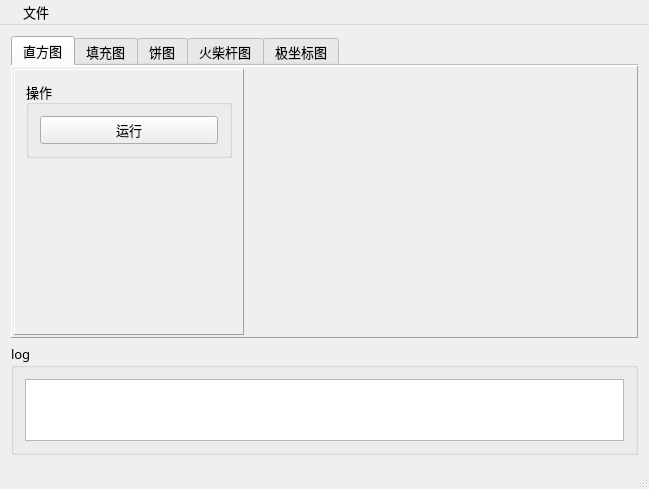
<?xml version="1.0" encoding="UTF-8"?>
<ui version="4.0">
 <class>MainWindow</class>
 <widget class="QMainWindow" name="MainWindow">
  <property name="geometry">
   <rect>
    <x>0</x>
    <y>0</y>
    <width>649</width>
    <height>489</height>
   </rect>
  </property>
  <property name="font">
   <font>
    <family>宋体</family>
    <pointsize>10</pointsize>
   </font>
  </property>
  <property name="windowTitle">
   <string>QChart绘图详细功能</string>
  </property>
  <property name="styleSheet">
   <string notr="true"/>
  </property>
  <widget class="QWidget" name="centralWidget">
   <layout class="QVBoxLayout" name="verticalLayout_16">
    <item>
     <widget class="QTabWidget" name="tabWidget">
      <property name="currentIndex">
       <number>0</number>
      </property>
      <property name="documentMode">
       <bool>true</bool>
      </property>
      <widget class="QWidget" name="tab">
       <attribute name="title">
        <string>直方图</string>
       </attribute>
       <layout class="QVBoxLayout" name="verticalLayout_11">
        <property name="leftMargin">
         <number>0</number>
        </property>
        <property name="topMargin">
         <number>0</number>
        </property>
        <property name="rightMargin">
         <number>0</number>
        </property>
        <property name="bottomMargin">
         <number>0</number>
        </property>
        <item>
         <widget class="QFrame" name="frame_2">
          <property name="frameShape">
           <enum>QFrame::Panel</enum>
          </property>
          <property name="frameShadow">
           <enum>QFrame::Raised</enum>
          </property>
          <layout class="QHBoxLayout" name="horizontalLayout">
           <property name="leftMargin">
            <number>2</number>
           </property>
           <property name="topMargin">
            <number>2</number>
           </property>
           <property name="rightMargin">
            <number>2</number>
           </property>
           <property name="bottomMargin">
            <number>2</number>
           </property>
           <item>
            <widget class="QFrame" name="frame">
             <property name="maximumSize">
              <size>
               <width>230</width>
               <height>16777215</height>
              </size>
             </property>
             <property name="frameShape">
              <enum>QFrame::Panel</enum>
             </property>
             <property name="frameShadow">
              <enum>QFrame::Raised</enum>
             </property>
             <layout class="QVBoxLayout" name="verticalLayout_2">
              <item>
               <widget class="QGroupBox" name="groupBox_2">
                <property name="title">
                 <string>操作</string>
                </property>
                <layout class="QGridLayout" name="gridLayout">
                 <property name="verticalSpacing">
                  <number>10</number>
                 </property>
                 <item row="5" column="0">
                  <widget class="QPushButton" name="btn">
                   <property name="text">
                    <string>运行</string>
                   </property>
                  </widget>
                 </item>
                </layout>
               </widget>
              </item>
              <item>
               <spacer name="verticalSpacer">
                <property name="orientation">
                 <enum>Qt::Vertical</enum>
                </property>
                <property name="sizeHint" stdset="0">
                 <size>
                  <width>20</width>
                  <height>40</height>
                 </size>
                </property>
               </spacer>
              </item>
             </layout>
            </widget>
           </item>
           <item>
            <widget class="QmyFigureCanvas" name="widgetHist" native="true"/>
           </item>
          </layout>
         </widget>
        </item>
       </layout>
      </widget>
      <widget class="QWidget" name="tab_2">
       <attribute name="title">
        <string>填充图</string>
       </attribute>
       <layout class="QVBoxLayout" name="verticalLayout_3">
        <property name="leftMargin">
         <number>0</number>
        </property>
        <property name="topMargin">
         <number>0</number>
        </property>
        <property name="rightMargin">
         <number>0</number>
        </property>
        <property name="bottomMargin">
         <number>0</number>
        </property>
        <item>
         <widget class="QFrame" name="frame_3">
          <property name="frameShape">
           <enum>QFrame::Panel</enum>
          </property>
          <property name="frameShadow">
           <enum>QFrame::Raised</enum>
          </property>
          <layout class="QHBoxLayout" name="horizontalLayout_2">
           <property name="leftMargin">
            <number>2</number>
           </property>
           <property name="topMargin">
            <number>2</number>
           </property>
           <property name="rightMargin">
            <number>2</number>
           </property>
           <property name="bottomMargin">
            <number>2</number>
           </property>
           <item>
            <widget class="QFrame" name="frame_10">
             <property name="maximumSize">
              <size>
               <width>220</width>
               <height>16777215</height>
              </size>
             </property>
             <property name="frameShape">
              <enum>QFrame::Panel</enum>
             </property>
             <property name="frameShadow">
              <enum>QFrame::Raised</enum>
             </property>
             <layout class="QVBoxLayout" name="verticalLayout_14">
              <item>
               <widget class="QGroupBox" name="groupBox_6">
                <property name="title">
                 <string>图表操作</string>
                </property>
                <layout class="QVBoxLayout" name="verticalLayout_13">
                 <property name="spacing">
                  <number>12</number>
                 </property>
                 <item>
                  <widget class="QRadioButton" name="radioFill_Both">
                   <property name="text">
                    <string>曲线与0之间填充</string>
                   </property>
                   <property name="checked">
                    <bool>true</bool>
                   </property>
                  </widget>
                 </item>
                 <item>
                  <widget class="QRadioButton" name="radioFill_Up">
                   <property name="text">
                    <string>填充y&gt;=0的部分</string>
                   </property>
                  </widget>
                 </item>
                 <item>
                  <widget class="QRadioButton" name="radioFill_Down">
                   <property name="text">
                    <string>填充y&lt;=0的部分</string>
                   </property>
                  </widget>
                 </item>
                 <item>
                  <widget class="QPushButton" name="btnFill_tightLayout">
                   <property name="text">
                    <string>紧凑布局</string>
                   </property>
                   <property name="icon">
                    <iconset resource="res.qrc">
                     <normaloff>:/icons/images/39.ico</normaloff>:/icons/images/39.ico</iconset>
                   </property>
                  </widget>
                 </item>
                 <item>
                  <widget class="QCheckBox" name="chkBoxFill_gridLine">
                   <property name="text">
                    <string>显示网格线</string>
                   </property>
                  </widget>
                 </item>
                </layout>
               </widget>
              </item>
              <item>
               <spacer name="verticalSpacer_5">
                <property name="orientation">
                 <enum>Qt::Vertical</enum>
                </property>
                <property name="sizeHint" stdset="0">
                 <size>
                  <width>20</width>
                  <height>40</height>
                 </size>
                </property>
               </spacer>
              </item>
             </layout>
            </widget>
           </item>
           <item>
            <widget class="QmyFigureCanvas" name="widgetHist_2" native="true"/>
           </item>
          </layout>
         </widget>
        </item>
       </layout>
      </widget>
      <widget class="QWidget" name="tab_3">
       <attribute name="title">
        <string>饼图</string>
       </attribute>
       <layout class="QVBoxLayout" name="verticalLayout_8">
        <property name="leftMargin">
         <number>0</number>
        </property>
        <property name="topMargin">
         <number>0</number>
        </property>
        <property name="rightMargin">
         <number>0</number>
        </property>
        <property name="bottomMargin">
         <number>0</number>
        </property>
        <item>
         <widget class="QFrame" name="frame_4">
          <property name="frameShape">
           <enum>QFrame::Panel</enum>
          </property>
          <property name="frameShadow">
           <enum>QFrame::Raised</enum>
          </property>
          <layout class="QHBoxLayout" name="horizontalLayout_7">
           <property name="leftMargin">
            <number>2</number>
           </property>
           <property name="topMargin">
            <number>2</number>
           </property>
           <property name="rightMargin">
            <number>2</number>
           </property>
           <property name="bottomMargin">
            <number>2</number>
           </property>
           <item>
            <widget class="QFrame" name="frame_7">
             <property name="maximumSize">
              <size>
               <width>220</width>
               <height>16777215</height>
              </size>
             </property>
             <property name="frameShape">
              <enum>QFrame::Panel</enum>
             </property>
             <property name="frameShadow">
              <enum>QFrame::Raised</enum>
             </property>
             <layout class="QVBoxLayout" name="verticalLayout_5">
              <item>
               <widget class="QGroupBox" name="groupBox_4">
                <property name="title">
                 <string>图表操作</string>
                </property>
                <layout class="QGridLayout" name="gridLayout_3">
                 <property name="verticalSpacing">
                  <number>12</number>
                 </property>
                 <item row="4" column="1">
                  <widget class="QPushButton" name="btnPie_tightLayout">
                   <property name="text">
                    <string>紧凑布局</string>
                   </property>
                   <property name="icon">
                    <iconset resource="res.qrc">
                     <normaloff>:/icons/images/39.ico</normaloff>:/icons/images/39.ico</iconset>
                   </property>
                  </widget>
                 </item>
                 <item row="0" column="0">
                  <widget class="QLabel" name="label_4">
                   <property name="text">
                    <string>空心圆大小</string>
                   </property>
                  </widget>
                 </item>
                 <item row="2" column="1">
                  <widget class="QCheckBox" name="chkBoxPie_Legend">
                   <property name="text">
                    <string>显示图例</string>
                   </property>
                   <property name="checked">
                    <bool>true</bool>
                   </property>
                  </widget>
                 </item>
                 <item row="4" column="0">
                  <widget class="QPushButton" name="btnPie_redraw">
                   <property name="text">
                    <string>重画饼图</string>
                   </property>
                   <property name="icon">
                    <iconset resource="res.qrc">
                     <normaloff>:/icons/images/828.bmp</normaloff>:/icons/images/828.bmp</iconset>
                   </property>
                  </widget>
                 </item>
                 <item row="0" column="1">
                  <widget class="QDoubleSpinBox" name="spinPie_HoleSize">
                   <property name="maximum">
                    <double>0.900000000000000</double>
                   </property>
                   <property name="singleStep">
                    <double>0.100000000000000</double>
                   </property>
                   <property name="value">
                    <double>0.100000000000000</double>
                   </property>
                  </widget>
                 </item>
                 <item row="1" column="0">
                  <widget class="QLabel" name="label_5">
                   <property name="text">
                    <string>突出显示的块</string>
                   </property>
                  </widget>
                 </item>
                 <item row="1" column="1">
                  <widget class="QComboBox" name="comboPie_explode">
                   <item>
                    <property name="text">
                     <string>Monday</string>
                    </property>
                   </item>
                   <item>
                    <property name="text">
                     <string>Tuesday</string>
                    </property>
                   </item>
                   <item>
                    <property name="text">
                     <string>Wednesday</string>
                    </property>
                   </item>
                   <item>
                    <property name="text">
                     <string>Thursday</string>
                    </property>
                   </item>
                   <item>
                    <property name="text">
                     <string>Friday</string>
                    </property>
                   </item>
                   <item>
                    <property name="text">
                     <string>Saturday</string>
                    </property>
                   </item>
                   <item>
                    <property name="text">
                     <string>Sunday</string>
                    </property>
                   </item>
                   <item>
                    <property name="text">
                     <string>None</string>
                    </property>
                   </item>
                  </widget>
                 </item>
                </layout>
               </widget>
              </item>
              <item>
               <spacer name="verticalSpacer_3">
                <property name="orientation">
                 <enum>Qt::Vertical</enum>
                </property>
                <property name="sizeHint" stdset="0">
                 <size>
                  <width>20</width>
                  <height>40</height>
                 </size>
                </property>
               </spacer>
              </item>
             </layout>
            </widget>
           </item>
           <item>
            <widget class="QmyFigureCanvas" name="widgetPie" native="true"/>
           </item>
          </layout>
         </widget>
        </item>
       </layout>
      </widget>
      <widget class="QWidget" name="tab_4">
       <attribute name="title">
        <string>火柴杆图</string>
       </attribute>
       <layout class="QVBoxLayout" name="verticalLayout_7">
        <property name="leftMargin">
         <number>0</number>
        </property>
        <property name="topMargin">
         <number>0</number>
        </property>
        <property name="rightMargin">
         <number>0</number>
        </property>
        <property name="bottomMargin">
         <number>0</number>
        </property>
        <item>
         <widget class="QFrame" name="frame_5">
          <property name="frameShape">
           <enum>QFrame::Panel</enum>
          </property>
          <property name="frameShadow">
           <enum>QFrame::Raised</enum>
          </property>
          <layout class="QHBoxLayout" name="horizontalLayout_5">
           <property name="leftMargin">
            <number>2</number>
           </property>
           <property name="topMargin">
            <number>2</number>
           </property>
           <property name="rightMargin">
            <number>2</number>
           </property>
           <property name="bottomMargin">
            <number>2</number>
           </property>
           <item>
            <widget class="QFrame" name="frame_6">
             <property name="maximumSize">
              <size>
               <width>230</width>
               <height>16777215</height>
              </size>
             </property>
             <property name="frameShape">
              <enum>QFrame::Panel</enum>
             </property>
             <property name="frameShadow">
              <enum>QFrame::Raised</enum>
             </property>
             <layout class="QVBoxLayout" name="verticalLayout_6">
              <item>
               <widget class="QGroupBox" name="groupBox_3">
                <property name="title">
                 <string>图表操作</string>
                </property>
                <layout class="QVBoxLayout" name="verticalLayout_4">
                 <property name="spacing">
                  <number>10</number>
                 </property>
                 <item>
                  <layout class="QHBoxLayout" name="horizontalLayout_4">
                   <item>
                    <widget class="QLabel" name="label_3">
                     <property name="text">
                      <string>采样点数</string>
                     </property>
                    </widget>
                   </item>
                   <item>
                    <widget class="QSpinBox" name="spinStem_PointCount">
                     <property name="minimum">
                      <number>1</number>
                     </property>
                     <property name="maximum">
                      <number>900000</number>
                     </property>
                     <property name="value">
                      <number>20</number>
                     </property>
                    </widget>
                   </item>
                  </layout>
                 </item>
                 <item>
                  <widget class="QCheckBox" name="chkBoxStem_Analog">
                   <property name="text">
                    <string>显示连续信号</string>
                   </property>
                   <property name="checked">
                    <bool>true</bool>
                   </property>
                  </widget>
                 </item>
                 <item>
                  <widget class="QCheckBox" name="chkBoxStem_Holder">
                   <property name="text">
                    <string>显示采样保持信号</string>
                   </property>
                   <property name="checked">
                    <bool>true</bool>
                   </property>
                  </widget>
                 </item>
                 <item>
                  <widget class="QCheckBox" name="chkBoxStem_Legend">
                   <property name="text">
                    <string>显示图例</string>
                   </property>
                   <property name="checked">
                    <bool>true</bool>
                   </property>
                  </widget>
                 </item>
                 <item>
                  <layout class="QHBoxLayout" name="horizontalLayout_6">
                   <item>
                    <widget class="QPushButton" name="btnStem_redraw">
                     <property name="text">
                      <string>重画曲线</string>
                     </property>
                     <property name="icon">
                      <iconset resource="res.qrc">
                       <normaloff>:/icons/images/828.bmp</normaloff>:/icons/images/828.bmp</iconset>
                     </property>
                    </widget>
                   </item>
                   <item>
                    <widget class="QPushButton" name="btnStem_tightLayout">
                     <property name="text">
                      <string>紧凑布局</string>
                     </property>
                     <property name="icon">
                      <iconset resource="res.qrc">
                       <normaloff>:/icons/images/39.ico</normaloff>:/icons/images/39.ico</iconset>
                     </property>
                    </widget>
                   </item>
                  </layout>
                 </item>
                </layout>
               </widget>
              </item>
              <item>
               <spacer name="verticalSpacer_2">
                <property name="orientation">
                 <enum>Qt::Vertical</enum>
                </property>
                <property name="sizeHint" stdset="0">
                 <size>
                  <width>20</width>
                  <height>40</height>
                 </size>
                </property>
               </spacer>
              </item>
             </layout>
            </widget>
           </item>
           <item>
            <widget class="QmyFigureCanvas" name="widgetStem" native="true"/>
           </item>
          </layout>
         </widget>
        </item>
       </layout>
      </widget>
      <widget class="QWidget" name="tab_5">
       <attribute name="title">
        <string>极坐标图</string>
       </attribute>
       <layout class="QVBoxLayout" name="verticalLayout_12">
        <property name="leftMargin">
         <number>0</number>
        </property>
        <property name="topMargin">
         <number>0</number>
        </property>
        <property name="rightMargin">
         <number>0</number>
        </property>
        <property name="bottomMargin">
         <number>0</number>
        </property>
        <item>
         <widget class="QFrame" name="frame_8">
          <property name="frameShape">
           <enum>QFrame::Panel</enum>
          </property>
          <property name="frameShadow">
           <enum>QFrame::Raised</enum>
          </property>
          <layout class="QHBoxLayout" name="horizontalLayout_8">
           <property name="leftMargin">
            <number>2</number>
           </property>
           <property name="topMargin">
            <number>2</number>
           </property>
           <property name="rightMargin">
            <number>2</number>
           </property>
           <property name="bottomMargin">
            <number>2</number>
           </property>
           <item>
            <widget class="QFrame" name="frame_9">
             <property name="maximumSize">
              <size>
               <width>230</width>
               <height>16777215</height>
              </size>
             </property>
             <property name="frameShape">
              <enum>QFrame::Panel</enum>
             </property>
             <property name="frameShadow">
              <enum>QFrame::Raised</enum>
             </property>
             <layout class="QVBoxLayout" name="verticalLayout_10">
              <item>
               <widget class="QGroupBox" name="groupBox_5">
                <property name="title">
                 <string>极坐标图</string>
                </property>
                <layout class="QVBoxLayout" name="verticalLayout_9">
                 <property name="spacing">
                  <number>10</number>
                 </property>
                 <item>
                  <layout class="QGridLayout" name="gridLayout_4">
                   <property name="verticalSpacing">
                    <number>10</number>
                   </property>
                   <item row="0" column="0">
                    <widget class="QCheckBox" name="chkBoxPolar_direction">
                     <property name="text">
                      <string>逆时针方向</string>
                     </property>
                     <property name="checked">
                      <bool>true</bool>
                     </property>
                    </widget>
                   </item>
                   <item row="0" column="1">
                    <widget class="QCheckBox" name="chkBoxPolar_gridOn">
                     <property name="text">
                      <string>显示网格</string>
                     </property>
                     <property name="checked">
                      <bool>true</bool>
                     </property>
                    </widget>
                   </item>
                   <item row="1" column="0">
                    <widget class="QLabel" name="label_6">
                     <property name="text">
                      <string>角度偏移量</string>
                     </property>
                    </widget>
                   </item>
                   <item row="1" column="1">
                    <widget class="QSpinBox" name="spinPolar_offset">
                     <property name="suffix">
                      <string>°</string>
                     </property>
                     <property name="minimum">
                      <number>-180</number>
                     </property>
                     <property name="maximum">
                      <number>180</number>
                     </property>
                     <property name="singleStep">
                      <number>10</number>
                     </property>
                     <property name="value">
                      <number>0</number>
                     </property>
                    </widget>
                   </item>
                   <item row="2" column="1">
                    <widget class="QPushButton" name="btnPolar_tightLayout">
                     <property name="text">
                      <string>紧凑布局</string>
                     </property>
                     <property name="icon">
                      <iconset resource="res.qrc">
                       <normaloff>:/icons/images/39.ico</normaloff>:/icons/images/39.ico</iconset>
                     </property>
                    </widget>
                   </item>
                   <item row="2" column="0">
                    <widget class="QPushButton" name="btnPolar_redraw">
                     <property name="text">
                      <string>曲线复位</string>
                     </property>
                     <property name="icon">
                      <iconset resource="res.qrc">
                       <normaloff>:/icons/images/828.bmp</normaloff>:/icons/images/828.bmp</iconset>
                     </property>
                    </widget>
                   </item>
                  </layout>
                 </item>
                 <item>
                  <widget class="Line" name="line">
                   <property name="orientation">
                    <enum>Qt::Horizontal</enum>
                   </property>
                  </widget>
                 </item>
                 <item>
                  <layout class="QGridLayout" name="gridLayout_2">
                   <property name="verticalSpacing">
                    <number>10</number>
                   </property>
                   <item row="0" column="0">
                    <widget class="QLabel" name="label_7">
                     <property name="text">
                      <string>旋转角度</string>
                     </property>
                    </widget>
                   </item>
                   <item row="0" column="1">
                    <widget class="QSpinBox" name="spinPolar_rotation">
                     <property name="suffix">
                      <string>°</string>
                     </property>
                     <property name="minimum">
                      <number>-180</number>
                     </property>
                     <property name="maximum">
                      <number>180</number>
                     </property>
                     <property name="value">
                      <number>90</number>
                     </property>
                    </widget>
                   </item>
                   <item row="1" column="1">
                    <widget class="QPushButton" name="btnPolar_rotate">
                     <property name="text">
                      <string>旋转</string>
                     </property>
                     <property name="icon">
                      <iconset resource="res.qrc">
                       <normaloff>:/icons/images/exec.ico</normaloff>:/icons/images/exec.ico</iconset>
                     </property>
                    </widget>
                   </item>
                  </layout>
                 </item>
                </layout>
               </widget>
              </item>
              <item>
               <spacer name="verticalSpacer_4">
                <property name="orientation">
                 <enum>Qt::Vertical</enum>
                </property>
                <property name="sizeHint" stdset="0">
                 <size>
                  <width>20</width>
                  <height>40</height>
                 </size>
                </property>
               </spacer>
              </item>
             </layout>
            </widget>
           </item>
           <item alignment="Qt::AlignHCenter">
            <widget class="QmyFigureCanvas" name="widgetPolar" native="true"/>
           </item>
          </layout>
         </widget>
        </item>
       </layout>
      </widget>
     </widget>
    </item>
    <item>
     <widget class="QGroupBox" name="groupBox">
      <property name="minimumSize">
       <size>
        <width>100</width>
        <height>100</height>
       </size>
      </property>
      <property name="maximumSize">
       <size>
        <width>16777215</width>
        <height>200</height>
       </size>
      </property>
      <property name="title">
       <string>log</string>
      </property>
      <layout class="QVBoxLayout" name="verticalLayout_17">
       <item>
        <widget class="QPlainTextEdit" name="logOutputText">
         <property name="readOnly">
          <bool>true</bool>
         </property>
        </widget>
       </item>
      </layout>
     </widget>
    </item>
   </layout>
  </widget>
  <widget class="QStatusBar" name="statusBar"/>
  <widget class="QMenuBar" name="menuBar">
   <property name="geometry">
    <rect>
     <x>0</x>
     <y>0</y>
     <width>649</width>
     <height>19</height>
    </rect>
   </property>
   <widget class="QMenu" name="menu"/>
   <widget class="QMenu" name="menu_2">
    <property name="title">
     <string>文件</string>
    </property>
    <addaction name="actOpenFolder"/>
   </widget>
   <addaction name="menu"/>
   <addaction name="menu_2"/>
  </widget>
  <action name="actQuit">
   <property name="icon">
    <iconset resource="res.qrc">
     <normaloff>:/icons/images/exit_24.ico</normaloff>:/icons/images/exit_24.ico</iconset>
   </property>
   <property name="text">
    <string>退出</string>
   </property>
   <property name="toolTip">
    <string>退出</string>
   </property>
  </action>
  <action name="actTightLayout">
   <property name="icon">
    <iconset resource="res.qrc">
     <normaloff>:/icons/images/39.ico</normaloff>:/icons/images/39.ico</iconset>
   </property>
   <property name="text">
    <string>紧凑布局</string>
   </property>
   <property name="toolTip">
    <string>重新紧凑布局</string>
   </property>
  </action>
  <action name="actScatterAgain">
   <property name="icon">
    <iconset resource="res.qrc">
     <normaloff>:/icons/images/017.GIF</normaloff>:/icons/images/017.GIF</iconset>
   </property>
   <property name="text">
    <string>重新生成散点数据</string>
   </property>
   <property name="toolTip">
    <string>重新生成散点数据</string>
   </property>
  </action>
  <action name="actSetCursor">
   <property name="icon">
    <iconset resource="res.qrc">
     <normaloff>:/icons/images/range.ico</normaloff>:/icons/images/range.ico</iconset>
   </property>
   <property name="text">
    <string>十字光标</string>
   </property>
   <property name="toolTip">
    <string>设置为十字光标</string>
   </property>
  </action>
  <action name="actOpenFolder">
   <property name="text">
    <string>打开文件夹</string>
   </property>
  </action>
 </widget>
 <layoutdefault spacing="6" margin="11"/>
 <customwidgets>
  <customwidget>
   <class>QmyFigureCanvas</class>
   <extends>QWidget</extends>
   <header location="global">myFigureCanvas</header>
   <container>1</container>
  </customwidget>
 </customwidgets>
 <resources>
  <include location="res.qrc"/>
 </resources>
 <connections>
  <connection>
   <sender>actQuit</sender>
   <signal>triggered()</signal>
   <receiver>MainWindow</receiver>
   <slot>close()</slot>
   <hints>
    <hint type="sourcelabel">
     <x>-1</x>
     <y>-1</y>
    </hint>
    <hint type="destinationlabel">
     <x>389</x>
     <y>242</y>
    </hint>
   </hints>
  </connection>
 </connections>
</ui>
